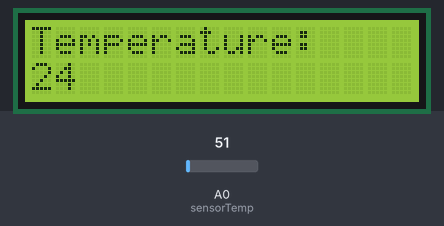
Recording of a sketch running on a simulated Arduino Uno, built with avr-gcc and run on an emulated ATmega328P. Shown: 16×2 character LCD. Inputs (shaded band) come from the test bench; at power-on: A0 (sensorTemp) = 51. What the sketch prints to the serial monitor is not drawn.

Above: at 1.2 s.
1.3 s: A0 (sensorTemp) set to 61
At 2.8 s:
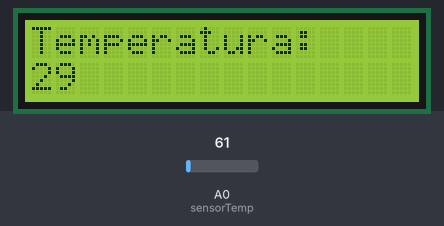
7.3 s: A0 (sensorTemp) set to 71
At 8.9 s:
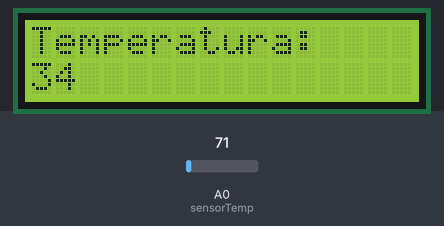
10.0 s: A0 (sensorTemp) set to 86
At 10.7 s:
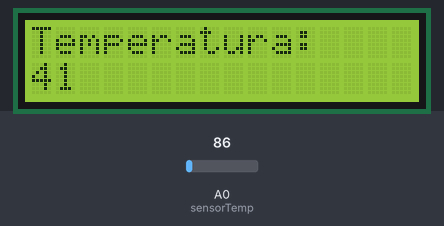
Timing chart, 0 to 13.0 s (numbered marks = the images above; inputs shaded):
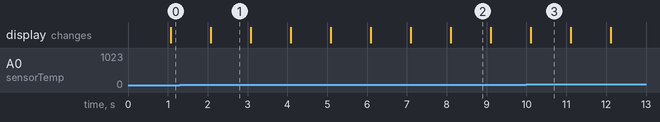

The sketch:

monitortemp_7c095dc6-54a2-4e8a-8cca-1a3585a4fde7.ino
```cpp
#include<LiquidCrystal.h>
int tempC;
int tempCOld;
const int sensorTemp = A0;
LiquidCrystal lcd(12, 11, 5, 4, 3, 2);

void setup() {
Serial.begin(9600);
lcd.begin(16,2);
}

void loop() {

tempC = analogRead(sensorTemp);
tempC = tempC*.48828125;
Serial.println(tempC);
lcd.setCursor(0,0);
lcd.print("Temperatura:");
lcd.setCursor(0,1);
lcd.print(tempC);
delay(1000);
lcd.clear();
lcd.setCursor(0,0);
lcd.print("Temperature:");
lcd.setCursor(0,1);
lcd.print(tempC);
delay(1000);
lcd.clear();
}
```
